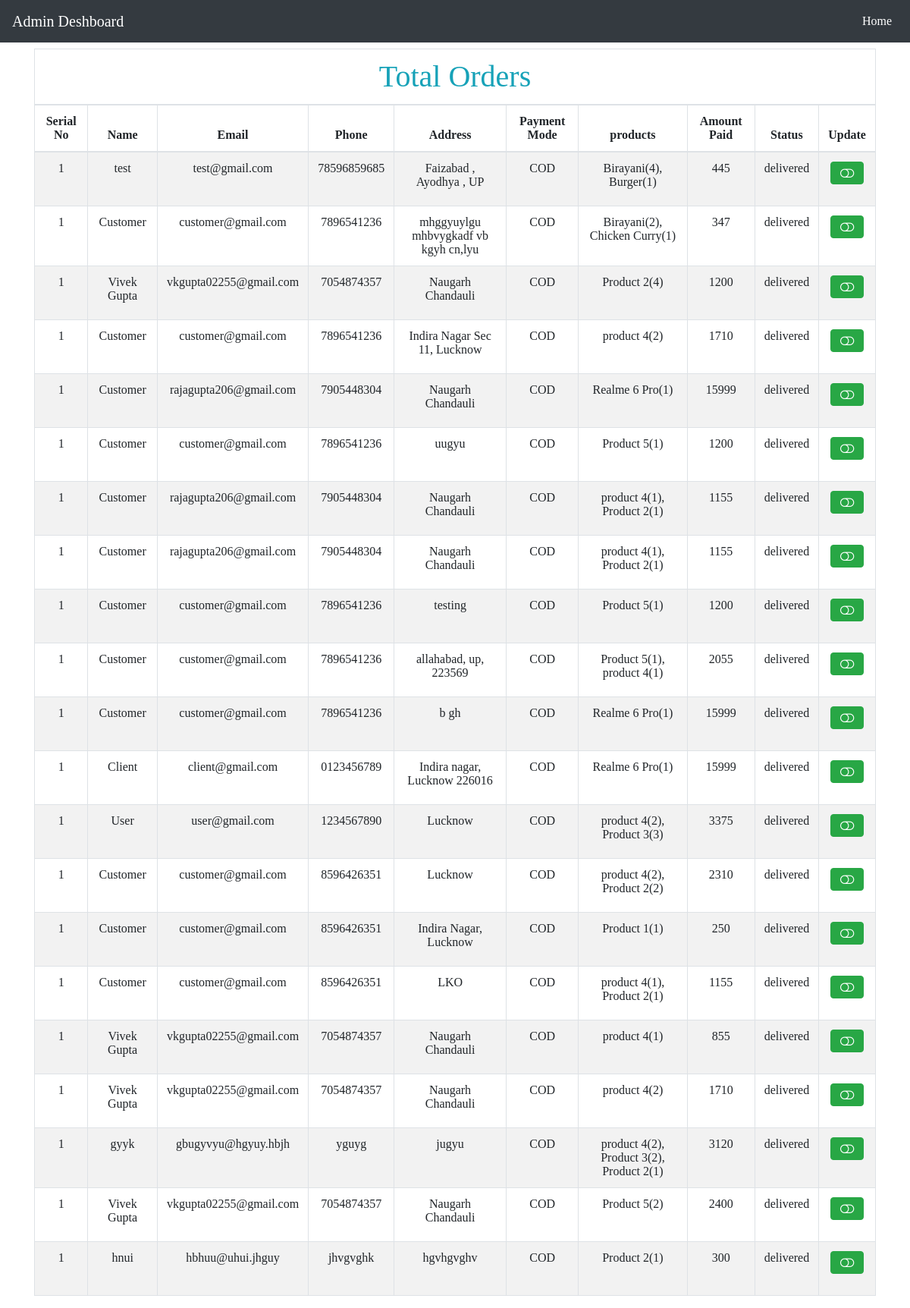
/admin/seller.php, run on the app's committed database.
### tables this page shows
CREATE TABLE `orders` (
  `id` int(11) NOT NULL,
  `name` varchar(100) NOT NULL,
  `email` varchar(100) NOT NULL,
  `phone` varchar(20) NOT NULL,
  `address` varchar(255) NOT NULL,
  `pmode` varchar(155) NOT NULL,
  `products` varchar(255) NOT NULL,
  `amount_paid` varchar(100) NOT NULL,
  `status` varchar(11) NOT NULL
);

### admin/seller.php (the view, shortened to what this page needs)
<?php  include "header.php";?>
<div class="container">
	<div class="row">
		<div class="col-sm-12">
			<div class="table-responsive mt-2">
			<table class="table table-bordered table-striped text-center">
				<thead>
					<tr>
					<td colspan="10">
						<h1 class="text-center text-info m-0">Total Orders</h4>
					</td>
				</tr>
				<tr>
					<th>Serial No</th>
					<th>Name</th>
					<th>Email</th>
					<th>Phone</th>
					<th>Address</th>
					<th>Payment Mode</th>
					<th>products</th>
					<th>Amount Paid</th>
					<th>Status</th>
					<th>Update</th>
				</tr>
				</thead>
				<tbody>
				<?php
				$fire=mysqli_query($con,"select * from orders order by id desc");
				while($row=mysqli_fetch_array($fire)){
					$i=1;
				?>
					<tr>
					<td><?php echo $i;?></td>
					<td><?php echo $row['name'];?></td>
					<td><?php echo $row['email'];?></td>
					<td><?php echo $row['phone'];?></td>
					<td><?php echo $row['address'];?></td>
					<td><?php echo $row['pmode'];?></td>
					<td><?php echo $row['products'];?></td>
					<td><?php echo $row['amount_paid'];?></td>
					<td><?php echo $row['status'];?></i></td>
					<td>
					<form method="post" action="action.php">
						<button type="submit" class="btn btn-success" name="undelivered"/><i class="fa fa-toggle-off"></i></button>
					</form>
					</td>
					</tr>
				<?php $i++; } ?>
				</tbody>
				</table>
				</div>
		</div>
	</div>
</div>
<?php  include "footer.php";?>

### admin/header.php (style rules this page uses)
* { font-family:times new roman; }

### data on the page
orders: i "1", name "test", email "test@gmail.com", phone "78596859685", address "Faizabad , Ayodhya , UP", pmode "COD", products "Birayani(4), Burger(1)", amount_paid "445", status "delivered"
orders: i "1", name "Customer", email "customer@gmail.com", phone "7896541236", address "mhggyuylgu mhbvygkadf vb kgyh cn,lyu", pmode "COD", products "Birayani(2), Chicken Curry(1)", amount_paid "347", status "delivered"
orders: i "1", name "Vivek Gupta", email "vkgupta02255@gmail.com", phone "7054874357", address "Naugarh Chandauli", pmode "COD", products "Product 2(4)", amount_paid "1200", status "delivered"
orders: i "1", name "Customer", email "customer@gmail.com", phone "7896541236", address "Indira Nagar Sec 11, Lucknow", pmode "COD", products "product 4(2)", amount_paid "1710", status "delivered"
orders: i "1", name "Customer", email "rajagupta206@gmail.com", phone "7905448304", address "Naugarh Chandauli", pmode "COD", products "Realme 6 Pro(1)", amount_paid "15999", status "delivered"
orders: i "1", name "Customer", email "customer@gmail.com", phone "7896541236", address "uugyu", pmode "COD", products "Product 5(1)", amount_paid "1200", status "delivered"
orders: i "1", name "Customer", email "rajagupta206@gmail.com", phone "7905448304", address "Naugarh Chandauli", pmode "COD", products "product 4(1), Product 2(1)", amount_paid "1155", status "delivered"
orders: i "1", name "Customer", email "rajagupta206@gmail.com", phone "7905448304", address "Naugarh Chandauli", pmode "COD", products "product 4(1), Product 2(1)", amount_paid "1155", status "delivered"
orders: i "1", name "Customer", email "customer@gmail.com", phone "7896541236", address "testing", pmode "COD", products "Product 5(1)", amount_paid "1200", status "delivered"
orders: i "1", name "Customer", email "customer@gmail.com", phone "7896541236", address "allahabad, up, 223569", pmode "COD", products "Product 5(1), product 4(1)", amount_paid "2055", status "delivered"
orders: i "1", name "Customer", email "customer@gmail.com", phone "7896541236", address "b gh", pmode "COD", products "Realme 6 Pro(1)", amount_paid "15999", status "delivered"
orders: i "1", name "Client", email "client@gmail.com", phone "0123456789", address "Indira nagar, Lucknow 226016", pmode "COD", products "Realme 6 Pro(1)", amount_paid "15999", status "delivered"
orders: i "1", name "User", email "user@gmail.com", phone "1234567890", address "Lucknow", pmode "COD", products "product 4(2), Product 3(3)", amount_paid "3375", status "delivered"
orders: i "1", name "Customer", email "customer@gmail.com", phone "8596426351", address "Lucknow", pmode "COD", products "product 4(2), Product 2(2)", amount_paid "2310", status "delivered"
orders: i "1", name "Customer", email "customer@gmail.com", phone "8596426351", address "Indira Nagar, Lucknow", pmode "COD", products "Product 1(1)", amount_paid "250", status "delivered"
orders: i "1", name "Customer", email "customer@gmail.com", phone "8596426351", address "LKO", pmode "COD", products "product 4(1), Product 2(1)", amount_paid "1155", status "delivered"
orders: i "1", name "Vivek Gupta", email "vkgupta02255@gmail.com", phone "7054874357", address "Naugarh Chandauli", pmode "COD", products "product 4(1)", amount_paid "855", status "delivered"
orders: i "1", name "Vivek Gupta", email "vkgupta02255@gmail.com", phone "7054874357", address "Naugarh Chandauli", pmode "COD", products "product 4(2)", amount_paid "1710", status "delivered"
orders: i "1", name "gyyk", email "gbugyvyu@hgyuy.hbjh", phone "yguyg", address "jugyu", pmode "COD", products "product 4(2), Product 3(2), Product 2(1)", amount_paid "3120", status "delivered"
orders: i "1", name "Vivek Gupta", email "vkgupta02255@gmail.com", phone "7054874357", address "Naugarh Chandauli", pmode "COD", products "Product 5(2)", amount_paid "2400", status "delivered"
orders: i "1", name "hnui", email "hbhuu@uhui.jhguy", phone "jhvgvghk", address "hgvhgvghv", pmode "COD", products "Product 2(1)", amount_paid "300", status "delivered"
